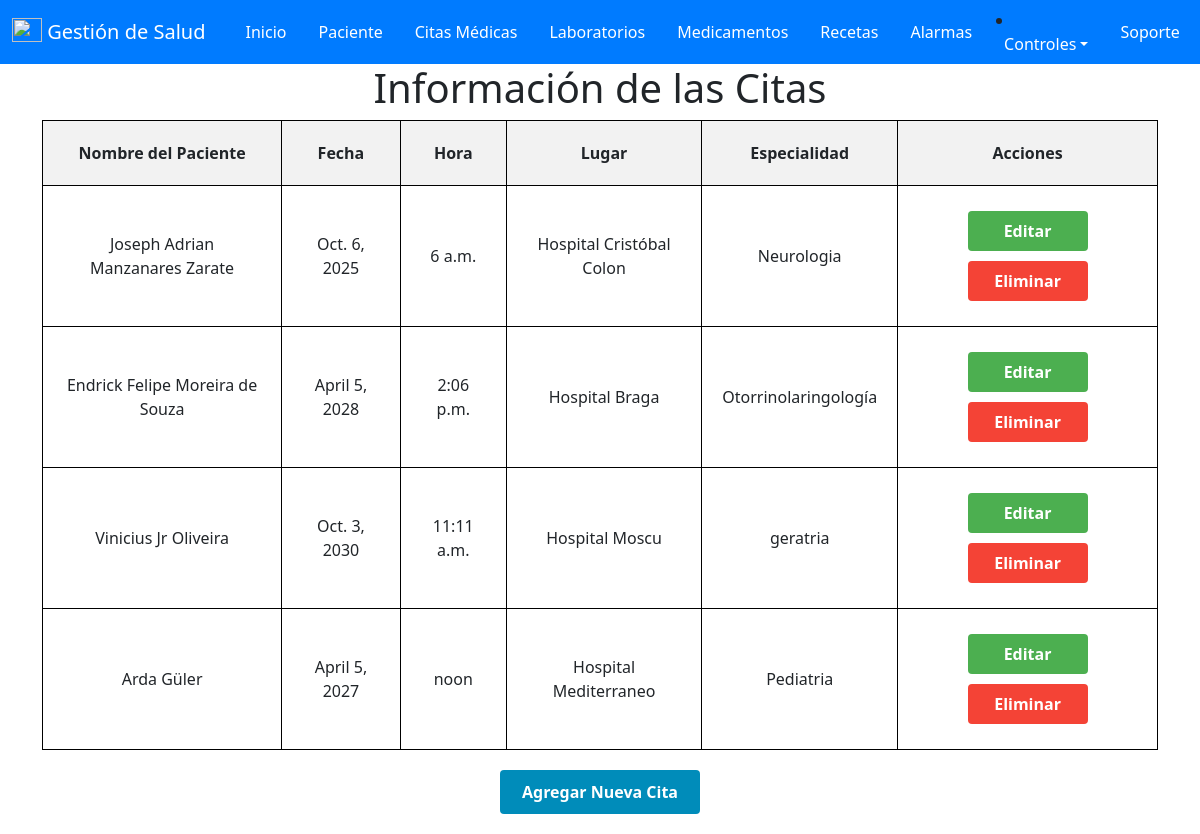
Page /citas/ (signed in) on the committed database.
### salud/models.py (models this page shows, shortened)
class cita(models.Model):
    id_Cita = models.AutoField(primary_key=True , verbose_name='ID_Cita')
    id_paciente = models.ForeignKey(paciente, on_delete=models.CASCADE)
    fecha = models.DateField(null=False, verbose_name='Fecha')
    hora = models.TimeField(null=False, verbose_name='Hora')
    lugar = models.CharField(max_length=200, verbose_name='Lugar')
    especialidad = models.CharField(max_length=50, verbose_name='Especialidad')
    id_usuario = models.ForeignKey(User, on_delete=models.CASCADE)

class paciente(models.Model):
    id_paciente = models.AutoField(primary_key=True , verbose_name='ID_Paciente')
    cedula = models.IntegerField(null=True,verbose_name='Cedula')
    nombre = models.CharField(max_length=50, verbose_name='Nombre')
    apellido = models.CharField(max_length=50, verbose_name='Apellido')
    sexo = models.CharField(max_length=20, verbose_name='Sexo')
    fecha_Nacimiento = models.DateField(null=True, verbose_name='Fecha de Nacimiento')
    edad = models.IntegerField ( verbose_name='Edad')
    direccion = models.CharField(max_length=50, verbose_name='Direccion')
    telefono = models.IntegerField( verbose_name='Telefono')
    email = models.EmailField( verbose_name='Email')
    id_usuario = models.ForeignKey(User, on_delete=models.CASCADE)

### salud/views.py (the view)
# urls.py: path('citas/', views.citas, name='citas'),
@login_required(login_url='/accounts/login/')
def citas(request):
    citas = cita.objects.filter(id_usuario=request.user)
    context = {
        'citas': citas
    }
    return render(request, 'Programar/citas.html', context)

### salud/templates/Programar/citas.html (shortened to what this page needs)
{% extends "base.html" %}
{% block contenido %}
<!DOCTYPE html>
<html>
<head>
</head>
<body>
    <h1>Información de las Citas</h1>
    <form method="post" action="{% url 'citas' %}">
        <table>
            <thead>
                <tr>
                    <th>Nombre del Paciente</th>
                    <th>Fecha</th>
                    <th>Hora</th>
                    <th>Lugar</th>
                    <th>Especialidad</th>
                    <th>Acciones</th>
                </tr>
            </thead>
            <tbody>
                {% for cita in citas %}
                <tr>
                    <td>{{ cita.id_paciente.nombre }} {{ cita.id_paciente.apellido }}</td>
                    <td>{{ cita.fecha }}</td>
                    <td>{{ cita.hora }}</td>
                    <td>{{ cita.lugar }}</td>
                    <td>{{ cita.especialidad }}</td>
                    <td>
                        <a href= "{% url 'editar_cita' cita.id_Cita %}"class="button edit-button">Editar</a>
                        <a href="{% url 'eliminar_cita' cita.id_Cita %}" class="button delete-button" onclick="return confirm('¿Estás seguro de que deseas eliminar esta cita?');">Eliminar</a>
                    </td>
                </tr>
                {% empty %}
                <tr>
                    <td colspan="6">No hay Citas disponibles.</td>
                </tr>
                {% endfor %}
            </tbody>
        </table>
        <a href="{% url 'agregar_cita' %}" class="button add-button">Agregar Nueva Cita</a>
    </form>
</body>
</html>
{% endblock %}

### salud/templates/Programar/citas.html (style rules this page uses)
table { width: 100%; border-collapse: collapse; }
th, td { border: 1px solid black; padding: 20px; text-align: center; }
th { background-color: #f2f2f2; }
tbody tr { border-bottom: 1px solid #ddd; }
.button { padding: 8px 12px; margin: 5px; border: none; border-radius: 4px; color: white; text-decoration: none; font-weight: bold; display: inline-block; width: 120px; text-align: center; box-sizing: border-box; }
.edit-button { background-color: #4CAF50; }
.delete-button { background-color: #f44336; }
.add-button { background-color: #008CBA; display: block; margin: 20px auto; width: 200px; text-align: center; text-decoration: none; color: white; padding: 10px; border-radius: 4px; }
h1 { text-align: center; }

### rows in the picture
cita: id_paciente.nombre "Joseph Adrian", id_paciente.apellido "Manzanares Zarate", fecha "Oct. 6, 2025", hora "6 a.m.", lugar "Hospital Cristóbal Colon", especialidad "Neurologia"
cita: id_paciente.nombre "Endrick Felipe", id_paciente.apellido "Moreira de Souza", fecha "April 5, 2028", hora "2:06 p.m.", lugar "Hospital Braga", especialidad "Otorrinolaringología"
cita: id_paciente.nombre "Vinicius Jr", id_paciente.apellido "Oliveira", fecha "Oct. 3, 2030", hora "11:11 a.m.", lugar "Hospital Moscu", especialidad "geratria"
cita: id_paciente.nombre "Arda", id_paciente.apellido "Güler", fecha "April 5, 2027", hora "noon", lugar "Hospital Mediterraneo", especialidad "Pediatria"
